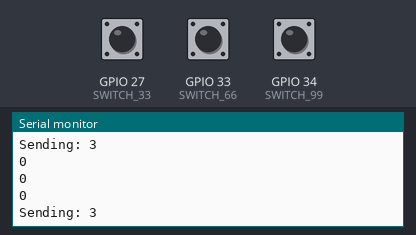
Bench run of a sketch on a simulated ESP32. Parts: the last lines printed to the serial monitor. Inputs (shaded band) come from the test bench; at power-on: GPIO 27 (SWITCH_33) LOW, GPIO 34 (SWITCH_99) LOW, GPIO 33 (SWITCH_66) LOW. No radio packets arrive unless stated.

Above: at 18.0 s.
18.1 s: GPIO 27 (SWITCH_33) pulled HIGH for 3 s
At 21.0 s:
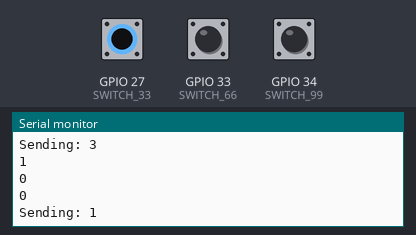
28.1 s: GPIO 34 (SWITCH_99) pulled HIGH for 3 s
At 30.8 s:
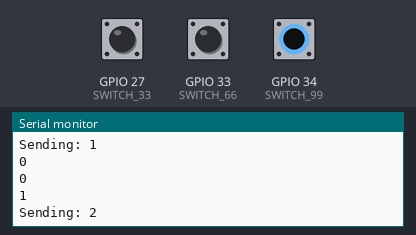
Timing chart, 0 to 32.3 s (numbered marks = the images above; inputs shaded):
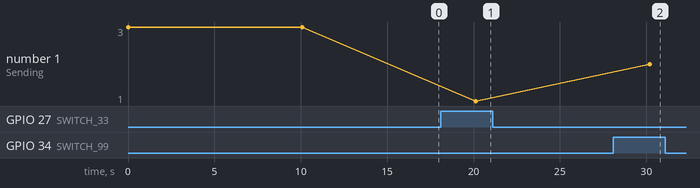

The sketch:

Master.ino
```cpp
#include <SPI.h>
#include <LoRa.h>

// LoRa Pin Configuration
#define LORA_NSS  5   // GPIO5  - Chip Select (CS)
#define LORA_RST  14  // GPIO14 - Reset
#define LORA_DIO0 2   // GPIO2  - Interrupt
#define LORA_MOSI 23  // GPIO23 - MOSI
#define LORA_MISO 19  // GPIO19 - MISO
#define LORA_SCK  18  // GPIO18 - SCK

// Switch Pins (Active-LOW: GND = OFF, OPEN = ON)
#define SWITCH_33  27   // GPIO27 - 33% Water Level
#define SWITCH_66  33   // GPIO33 - 66% Water Level
#define SWITCH_99  34   // GPIO34 - 99% Water Level

// LoRa addresses
byte LocalAddress = 0x01;       // Master address
byte Destination_Slave = 0x02;  // Slave address

void sendMessage(String Outgoing, byte Destination) {
  LoRa.beginPacket();
  LoRa.write(Destination);
  LoRa.write(LocalAddress);
  LoRa.write(Outgoing.length());
  LoRa.print(Outgoing);
  LoRa.endPacket();
}

void setup() {
  Serial.begin(115200);
  while (!Serial);

  // Configure SPI with custom pins
  SPI.begin(LORA_SCK, LORA_MISO, LORA_MOSI, LORA_NSS);

  // Initialize LoRa with custom pins
  LoRa.setPins(LORA_NSS, LORA_RST, LORA_DIO0);

  Serial.println("Initializing LoRa Master...");
  if (!LoRa.begin(433E6)) {  // Use 915E6 for 915MHz
    Serial.println("LoRa init failed!");
    while (true);
  }
  Serial.println("LoRa Master initialized");

  // Set switch pins as INPUT_PULLUP (GND-triggered)
  pinMode(SWITCH_33, INPUT);  // No pullup
  pinMode(SWITCH_66, INPUT);
  pinMode(SWITCH_99, INPUT);
}

void loop() {
  bool is33 = (digitalRead(SWITCH_33) == HIGH);
  bool is66 = (digitalRead(SWITCH_66) == HIGH);
  bool is99 = (digitalRead(SWITCH_99) == HIGH);

  Serial.println(is33);
  Serial.println(is66);
  Serial.println(is99);

  // Determine current state
  int currentState = 1;  // Default: invalid

  // **No connection (all switches open) → 99%**
  if (is33 && is66 && is99) {
    currentState = 1;  // 99% water level
  }
  // **Only 33% connected → 33%**
  else if (!is33 && is66 && is99) {
    currentState = 1;  // 33% water level
  }
  // **33% + 66% connected → 66%**
  else if (!is33 && !is66 && is99) {
    currentState = 2;  // 66% water level
  }
  // **All switches connected → 99%**
  else if (!is33 && !is66 && !is99) {
    currentState = 3;  // 99% water level
  }

  String message = String(currentState);
  Serial.println("Sending: " + message);
  sendMessage(message, Destination_Slave);

  delay(10000);
}
```

Measured:
- after the input at 18.1 s, the serial monitor: prints a new line after 2.0 s (image 1)
- after the input at 28.1 s, the serial monitor: prints a new line after 2.1 s (image 2)
- plotted number 1: 3 → 1 after the input at 18.1 s
